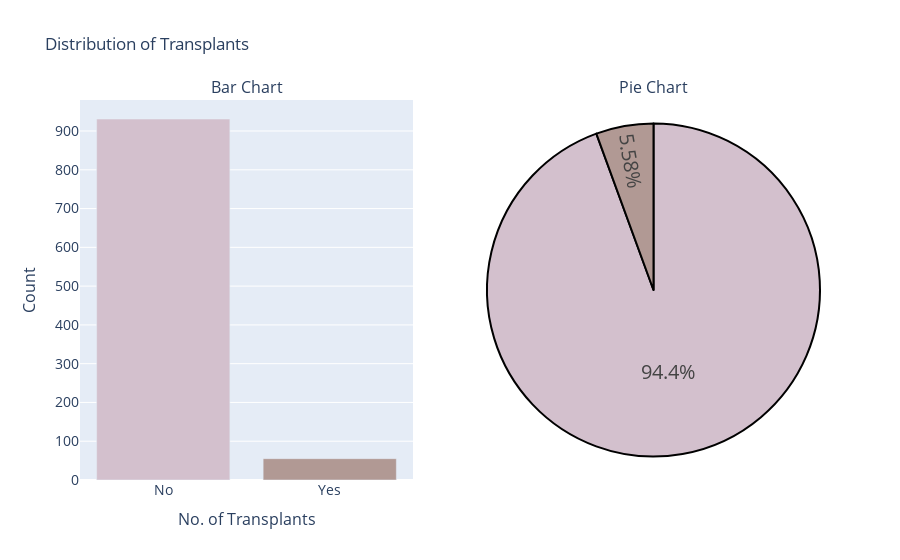

Notebook cell for this chart:
### Code cell
colors = ['#D3C0CD' , '#B19994']
labels = ['No','Yes']
values = data['AnyTransplants'].value_counts()

# create pie chart

pie_chart = go.Figure(go.Pie(labels = labels, values = values, ))
pie_chart.update_traces(hoverinfo = 'label+value' , textinfo = 'percent', textfont_size = 20, 
                        marker = dict(colors = colors, line = dict( color = '#000000', width=2)))

# Bar Chart

bar_chart = go.Figure(go.Bar(x = labels, y = values, marker_color = colors))

# create subplots

fig = sp.make_subplots( rows = 1, cols = 2, column_width = [0.5,0.5], specs = [[{'type' : 'bar'}, {'type' : 'pie'}]],
                      subplot_titles = ("Bar Chart", "Pie Chart"))

# Add charts to subplots

fig.add_trace(bar_chart.data[0], row=1, col=1)
fig.add_trace(pie_chart.data[0], row=1, col=2)

# Update layout
fig.update_layout(showlegend=False,title_text="Distribution of Transplants",
                xaxis=dict(title='No. of Transplants',titlefont_size=16,tickfont_size=14,),
                yaxis=dict(title='Count',titlefont_size=16,tickfont_size=14,))

# Show subplots
fig.show()

### Figure 1 — Plotly figure (JSON) as saved in the notebook; plotly's stock layout.template omitted (floating-point values rounded to 4 significant figures)
{"data": [{"marker": {"color": ["#D3C0CD", "#B19994"]}, "type": "bar", "x": ["No", "Yes"], "xaxis": "x", "y": [931, 55], "yaxis": "y"}, {"domain": {"x": [0.55, 1.0], "y": [0.0, 1.0]}, "hoverinfo": "label+value", "labels": ["No", "Yes"], "marker": {"colors": ["#D3C0CD", "#B19994"], "line": {"color": "#000000", "width": 2}}, "textfont": {"size": 20}, "textinfo": "percent", "type": "pie", "values": [931, 55]}], "layout": {"annotations": [{"font": {"size": 16}, "showarrow": false, "text": "Bar Chart", "x": 0.225, "xanchor": "center", "xref": "paper", "y": 1.0, "yanchor": "bottom", "yref": "paper"}, {"font": {"size": 16}, "showarrow": false, "text": "Pie Chart", "x": 0.775, "xanchor": "center", "xref": "paper", "y": 1.0, "yanchor": "bottom", "yref": "paper"}], "showlegend": false, "title": {"text": "Distribution of Transplants"}, "xaxis": {"anchor": "y", "domain": [0.0, 0.45], "tickfont": {"size": 14}, "title": {"font": {"size": 16}, "text": "No. of Transplants"}}, "yaxis": {"anchor": "x", "domain": [0.0, 1.0], "tickfont": {"size": 14}, "title": {"font": {"size": 16}, "text": "Count"}}}}
